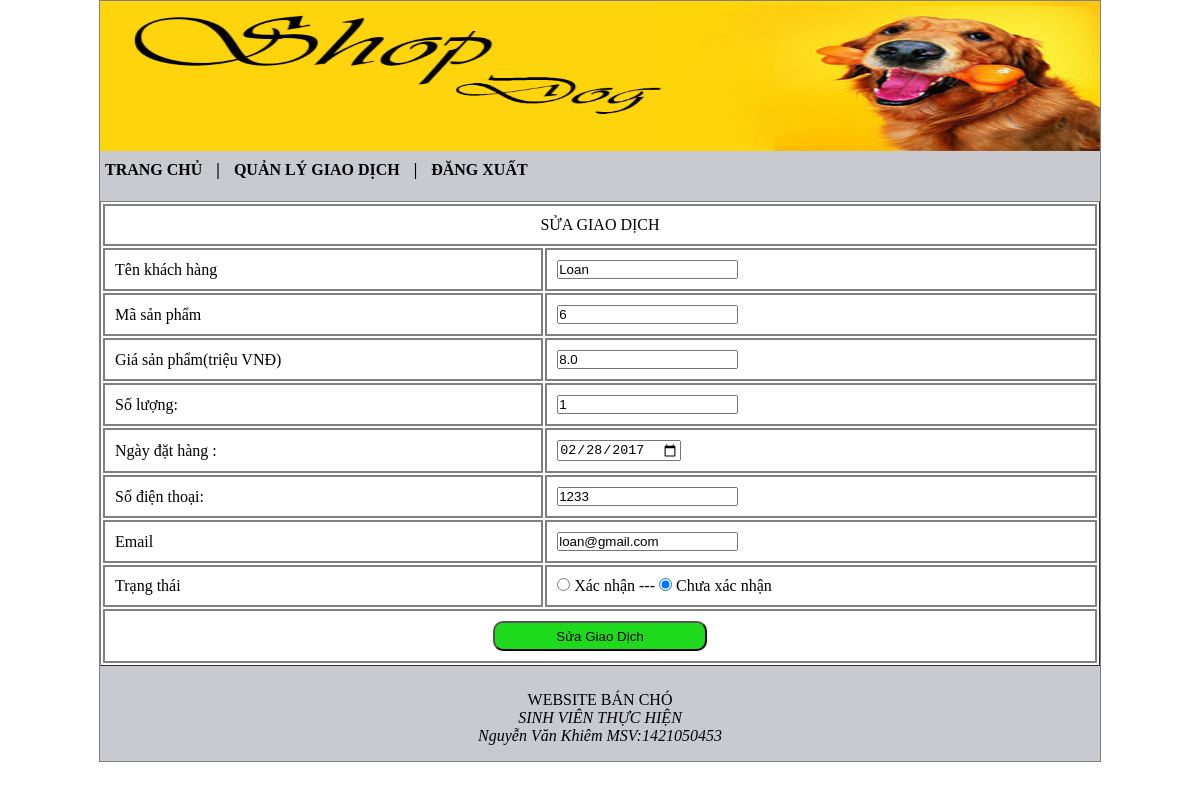
The app's page /admin1/giaodich.php?hd=sua&id=2 (signed in) with its own data.
### tables this page shows
CREATE TABLE `tbl_giaodich` (
  `ID` mediumint(9) NOT NULL,
  `id_sp` varchar(20) NOT NULL,
  `ngay_giaodich` date NOT NULL,
  `ten_khachhang` varchar(50) NOT NULL,
  `sdt` int(4) NOT NULL,
  `email` varchar(20) DEFAULT NULL,
  `trangthai` tinyint(4) NOT NULL,
  `gia` decimal(3,1) NOT NULL,
  `soluong` int(11) NOT NULL
);

### admin1/thuvien/giaodich/gd_sua.php (the view, shortened to what this page needs)
<?php
	include ('thuvien/config.php');
	$id = $_GET['id'];
	$sql="select * from tbl_giaodich where ID='$id'";
	$run=mysqli_query($conn,$sql);
	$row=mysqli_fetch_assoc($run);
?>
<form action="thuvien/giaodich/xuly_suagd.php" method="post" enctype="multipart/form-data">
<table width="100%" border="1">
	<tr>
		<td colspan="2"><div align="center"> SỬA GIAO DỊCH</div></td>
	</tr>
	<tr>
		<td>Tên khách hàng </td>
		<td><input type="text" name="tenkh" value="<?php echo $row["ten_khachhang"]; ?>" required></td>
	</tr>
	<tr>
		<td>Mã sản phẩm </td>
		<td><input type="text" name="idsp" value="<?php echo $row['id_sp'] ?>" required></td>
	</tr>
	<tr>
		<td>Giá sản phẩm(triệu VNĐ)</td>
		<td><input type="number" name="gia" value="<?php echo $row['gia'] ?>" required></td>
	</tr>
	<tr>
		<td>Số lượng:	</td>
			<td>
				<input type="number" name ="soluong"  size ="20" maxlength="2"  value="<?php echo $row['soluong'] ?>" required/>
		</td>
	</tr>
	<tr>
		<td>Ngày đặt hàng :	</td>
			<td>
				<input type="date" name="ngay" value="<?php echo $row['ngay_giaodich'] ?>" required>
		</td>
	</tr>
	<tr>
		<td>Số điện thoại:	</td>
			<td>
				<input type="number" name ="sdt"  size ="20" maxlength="13"  value="<?php echo $row['sdt'] ?>" required/>
		</td>
	</tr>
	<tr>
		<td>Email	</td>
			<td>
				<input type="email" name ="email"  size ="20"   value="<?php echo $row['email'] ?>" />
		</td>
	</tr>
	<?php if($row['trangthai']==0) {?>
	 <tr>
		<td>Trạng thái</td>
		<td>
			<input type="radio" name="tt" value="1"  /> Xác nhận ---
			<input type="radio" name="tt" value="0" checked/> Chưa xác nhận
		</td>
	</tr>
	<?php }?>
	<tr>
		<td colspan="2">
			<div align="center">
				<input type ="submit" value ="Sửa Giao Dịch" name="btn_suagd" class="btn"/>
			</div>
		</td>
	</tr>
</table>
</form>

### admin1/css/style.css (style rules this page uses)
* { margin:0; padding:0; }

### admin1/css/style_content.css (style rules this page uses)
table.sp,tr,td { border:2px solid gray; border-collapse:collapse; }
td { padding:10px; }
.btn { background-color: #1dda1d; width: 214px; height: 30px; border-radius: 10px; }

### records on screen
tbl_giaodich: tenkh "Loan", idsp "6", gia "8.0", soluong "1", ngay "02/28/2017", sdt "1233", email "loan@gmail.com"
